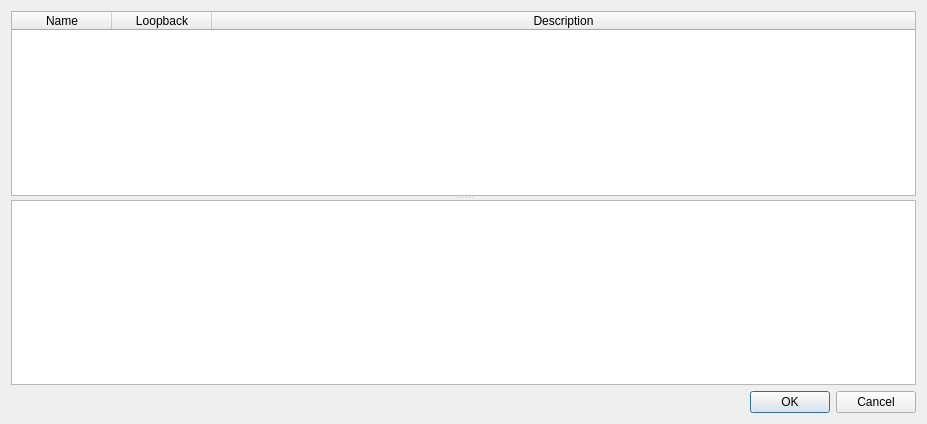
<?xml version="1.0" encoding="UTF-8"?>
<ui version="4.0">
 <class>DeviceListWidget</class>
 <widget class="QWidget" name="DeviceListWidget">
  <property name="geometry">
   <rect>
    <x>0</x>
    <y>0</y>
    <width>927</width>
    <height>424</height>
   </rect>
  </property>
  <property name="windowTitle">
   <string>Available devices</string>
  </property>
  <layout class="QVBoxLayout" name="verticalLayout">
   <item>
    <widget class="QSplitter" name="splitter">
     <property name="orientation">
      <enum>Qt::Vertical</enum>
     </property>
     <property name="childrenCollapsible">
      <bool>false</bool>
     </property>
     <widget class="QTableWidget" name="tableWidget_devices">
      <property name="minimumSize">
       <size>
        <width>400</width>
        <height>0</height>
       </size>
      </property>
      <property name="alternatingRowColors">
       <bool>true</bool>
      </property>
      <property name="selectionMode">
       <enum>QAbstractItemView::SingleSelection</enum>
      </property>
      <property name="selectionBehavior">
       <enum>QAbstractItemView::SelectRows</enum>
      </property>
      <attribute name="horizontalHeaderStretchLastSection">
       <bool>true</bool>
      </attribute>
      <column>
       <property name="text">
        <string>Name</string>
       </property>
      </column>
      <column>
       <property name="text">
        <string>Loopback</string>
       </property>
      </column>
      <column>
       <property name="text">
        <string>Description</string>
       </property>
      </column>
     </widget>
     <widget class="QPlainTextEdit" name="plainTextEdit_fullDesc">
      <property name="readOnly">
       <bool>true</bool>
      </property>
     </widget>
    </widget>
   </item>
   <item>
    <widget class="QDialogButtonBox" name="buttonBox">
     <property name="standardButtons">
      <set>QDialogButtonBox::Cancel|QDialogButtonBox::Ok</set>
     </property>
    </widget>
   </item>
  </layout>
 </widget>
 <layoutdefault spacing="6" margin="11"/>
 <resources/>
 <connections/>
</ui>
